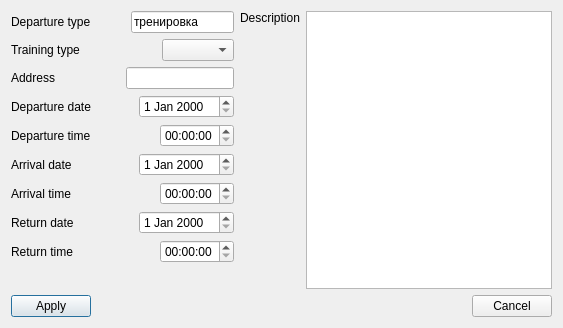
<?xml version="1.0" encoding="UTF-8"?>
<ui version="4.0">
 <class>TrainingForm</class>
 <widget class="QDialog" name="TrainingForm">
  <property name="geometry">
   <rect>
    <x>0</x>
    <y>0</y>
    <width>563</width>
    <height>328</height>
   </rect>
  </property>
  <property name="windowTitle">
   <string>Add training departure</string>
  </property>
  <layout class="QVBoxLayout" name="verticalLayout_3">
   <item>
    <layout class="QHBoxLayout" name="horizontalLayout_12">
     <item>
      <layout class="QVBoxLayout" name="verticalLayout">
       <item>
        <layout class="QHBoxLayout" name="horizontalLayout">
         <item>
          <widget class="QLabel" name="lbDepType">
           <property name="text">
            <string>Departure type</string>
           </property>
           <property name="buddy">
            <cstring>lineEditDepType</cstring>
           </property>
          </widget>
         </item>
         <item>
          <spacer name="horizontalSpacer">
           <property name="orientation">
            <enum>Qt::Horizontal</enum>
           </property>
           <property name="sizeHint" stdset="0">
            <size>
             <width>40</width>
             <height>20</height>
            </size>
           </property>
          </spacer>
         </item>
         <item>
          <widget class="QLineEdit" name="lineEditDepType">
           <property name="text">
            <string>тренировка</string>
           </property>
           <property name="readOnly">
            <bool>true</bool>
           </property>
          </widget>
         </item>
        </layout>
       </item>
       <item>
        <layout class="QHBoxLayout" name="horizontalLayout_2">
         <item>
          <widget class="QLabel" name="lbTrainingType">
           <property name="text">
            <string>Training type</string>
           </property>
           <property name="buddy">
            <cstring>comboBoxTrainingType</cstring>
           </property>
          </widget>
         </item>
         <item>
          <spacer name="horizontalSpacer_2">
           <property name="orientation">
            <enum>Qt::Horizontal</enum>
           </property>
           <property name="sizeHint" stdset="0">
            <size>
             <width>40</width>
             <height>20</height>
            </size>
           </property>
          </spacer>
         </item>
         <item>
          <widget class="QComboBox" name="comboBoxTrainingType"/>
         </item>
        </layout>
       </item>
       <item>
        <layout class="QHBoxLayout" name="horizontalLayout_3">
         <item>
          <widget class="QLabel" name="lbAdress">
           <property name="text">
            <string>Address</string>
           </property>
           <property name="buddy">
            <cstring>lineEditAddress</cstring>
           </property>
          </widget>
         </item>
         <item>
          <spacer name="horizontalSpacer_4">
           <property name="orientation">
            <enum>Qt::Horizontal</enum>
           </property>
           <property name="sizeHint" stdset="0">
            <size>
             <width>40</width>
             <height>20</height>
            </size>
           </property>
          </spacer>
         </item>
         <item>
          <widget class="QLineEdit" name="lineEditAddress"/>
         </item>
        </layout>
       </item>
       <item>
        <layout class="QHBoxLayout" name="horizontalLayout_4">
         <item>
          <widget class="QLabel" name="lbDepDate">
           <property name="text">
            <string>Departure date</string>
           </property>
           <property name="buddy">
            <cstring>dateEditDeparture</cstring>
           </property>
          </widget>
         </item>
         <item>
          <spacer name="horizontalSpacer_5">
           <property name="orientation">
            <enum>Qt::Horizontal</enum>
           </property>
           <property name="sizeHint" stdset="0">
            <size>
             <width>40</width>
             <height>20</height>
            </size>
           </property>
          </spacer>
         </item>
         <item>
          <widget class="QDateEdit" name="dateEditDeparture"/>
         </item>
        </layout>
       </item>
       <item>
        <layout class="QHBoxLayout" name="horizontalLayout_5">
         <item>
          <widget class="QLabel" name="lbDepTime">
           <property name="text">
            <string>Departure time</string>
           </property>
           <property name="buddy">
            <cstring>timeEditDeparture</cstring>
           </property>
          </widget>
         </item>
         <item>
          <spacer name="horizontalSpacer_6">
           <property name="orientation">
            <enum>Qt::Horizontal</enum>
           </property>
           <property name="sizeHint" stdset="0">
            <size>
             <width>40</width>
             <height>20</height>
            </size>
           </property>
          </spacer>
         </item>
         <item>
          <widget class="QTimeEdit" name="timeEditDeparture"/>
         </item>
        </layout>
       </item>
       <item>
        <layout class="QHBoxLayout" name="horizontalLayout_6">
         <item>
          <widget class="QLabel" name="lbArrivalDate">
           <property name="text">
            <string>Arrival date</string>
           </property>
           <property name="buddy">
            <cstring>dateEditArrival</cstring>
           </property>
          </widget>
         </item>
         <item>
          <spacer name="horizontalSpacer_7">
           <property name="orientation">
            <enum>Qt::Horizontal</enum>
           </property>
           <property name="sizeHint" stdset="0">
            <size>
             <width>40</width>
             <height>20</height>
            </size>
           </property>
          </spacer>
         </item>
         <item>
          <widget class="QDateEdit" name="dateEditArrival"/>
         </item>
        </layout>
       </item>
       <item>
        <layout class="QHBoxLayout" name="horizontalLayout_7">
         <item>
          <widget class="QLabel" name="lbArrivalTime">
           <property name="text">
            <string>Arrival time</string>
           </property>
           <property name="buddy">
            <cstring>timeEditArrival</cstring>
           </property>
          </widget>
         </item>
         <item>
          <spacer name="horizontalSpacer_3">
           <property name="orientation">
            <enum>Qt::Horizontal</enum>
           </property>
           <property name="sizeHint" stdset="0">
            <size>
             <width>40</width>
             <height>20</height>
            </size>
           </property>
          </spacer>
         </item>
         <item>
          <widget class="QTimeEdit" name="timeEditArrival"/>
         </item>
        </layout>
       </item>
       <item>
        <layout class="QHBoxLayout" name="horizontalLayout_8">
         <item>
          <widget class="QLabel" name="lbReturnDate">
           <property name="text">
            <string>Return date</string>
           </property>
           <property name="buddy">
            <cstring>dateEditReturn</cstring>
           </property>
          </widget>
         </item>
         <item>
          <spacer name="horizontalSpacer_8">
           <property name="orientation">
            <enum>Qt::Horizontal</enum>
           </property>
           <property name="sizeHint" stdset="0">
            <size>
             <width>40</width>
             <height>20</height>
            </size>
           </property>
          </spacer>
         </item>
         <item>
          <widget class="QDateEdit" name="dateEditReturn"/>
         </item>
        </layout>
       </item>
       <item>
        <layout class="QHBoxLayout" name="horizontalLayout_9">
         <item>
          <widget class="QLabel" name="lbReturnTime">
           <property name="text">
            <string>Return time</string>
           </property>
           <property name="buddy">
            <cstring>timeEditReturn</cstring>
           </property>
          </widget>
         </item>
         <item>
          <spacer name="horizontalSpacer_9">
           <property name="orientation">
            <enum>Qt::Horizontal</enum>
           </property>
           <property name="sizeHint" stdset="0">
            <size>
             <width>40</width>
             <height>20</height>
            </size>
           </property>
          </spacer>
         </item>
         <item>
          <widget class="QTimeEdit" name="timeEditReturn"/>
         </item>
        </layout>
       </item>
       <item>
        <spacer name="verticalSpacer">
         <property name="orientation">
          <enum>Qt::Vertical</enum>
         </property>
         <property name="sizeHint" stdset="0">
          <size>
           <width>20</width>
           <height>40</height>
          </size>
         </property>
        </spacer>
       </item>
      </layout>
     </item>
     <item>
      <layout class="QHBoxLayout" name="horizontalLayout_10">
       <item>
        <layout class="QVBoxLayout" name="verticalLayout_2">
         <item>
          <widget class="QLabel" name="lbDescription">
           <property name="text">
            <string>Description</string>
           </property>
           <property name="buddy">
            <cstring>plainTextEditDescription</cstring>
           </property>
          </widget>
         </item>
         <item>
          <spacer name="verticalSpacer_2">
           <property name="orientation">
            <enum>Qt::Vertical</enum>
           </property>
           <property name="sizeHint" stdset="0">
            <size>
             <width>20</width>
             <height>40</height>
            </size>
           </property>
          </spacer>
         </item>
        </layout>
       </item>
       <item>
        <widget class="QPlainTextEdit" name="plainTextEditDescription"/>
       </item>
      </layout>
     </item>
    </layout>
   </item>
   <item>
    <layout class="QHBoxLayout" name="horizontalLayout_11">
     <item>
      <widget class="QPushButton" name="pbApply">
       <property name="text">
        <string>Apply</string>
       </property>
      </widget>
     </item>
     <item>
      <spacer name="horizontalSpacer_10">
       <property name="orientation">
        <enum>Qt::Horizontal</enum>
       </property>
       <property name="sizeHint" stdset="0">
        <size>
         <width>40</width>
         <height>20</height>
        </size>
       </property>
      </spacer>
     </item>
     <item>
      <widget class="QPushButton" name="pbCansel">
       <property name="text">
        <string>Cancel</string>
       </property>
      </widget>
     </item>
    </layout>
   </item>
  </layout>
 </widget>
 <resources/>
 <connections>
  <connection>
   <sender>pbCansel</sender>
   <signal>clicked()</signal>
   <receiver>TrainingForm</receiver>
   <slot>close()</slot>
   <hints>
    <hint type="sourcelabel">
     <x>512</x>
     <y>306</y>
    </hint>
    <hint type="destinationlabel">
     <x>281</x>
     <y>163</y>
    </hint>
   </hints>
  </connection>
  <connection>
   <sender>dateEditDeparture</sender>
   <signal>dateChanged(QDate)</signal>
   <receiver>dateEditArrival</receiver>
   <slot>setDate(QDate)</slot>
   <hints>
    <hint type="sourcelabel">
     <x>192</x>
     <y>113</y>
    </hint>
    <hint type="destinationlabel">
     <x>192</x>
     <y>175</y>
    </hint>
   </hints>
  </connection>
  <connection>
   <sender>dateEditArrival</sender>
   <signal>dateChanged(QDate)</signal>
   <receiver>dateEditReturn</receiver>
   <slot>setDate(QDate)</slot>
   <hints>
    <hint type="sourcelabel">
     <x>192</x>
     <y>175</y>
    </hint>
    <hint type="destinationlabel">
     <x>192</x>
     <y>237</y>
    </hint>
   </hints>
  </connection>
  <connection>
   <sender>timeEditDeparture</sender>
   <signal>timeChanged(QTime)</signal>
   <receiver>timeEditArrival</receiver>
   <slot>setTime(QTime)</slot>
   <hints>
    <hint type="sourcelabel">
     <x>202</x>
     <y>144</y>
    </hint>
    <hint type="destinationlabel">
     <x>202</x>
     <y>206</y>
    </hint>
   </hints>
  </connection>
  <connection>
   <sender>timeEditArrival</sender>
   <signal>timeChanged(QTime)</signal>
   <receiver>timeEditReturn</receiver>
   <slot>setTime(QTime)</slot>
   <hints>
    <hint type="sourcelabel">
     <x>202</x>
     <y>206</y>
    </hint>
    <hint type="destinationlabel">
     <x>202</x>
     <y>268</y>
    </hint>
   </hints>
  </connection>
 </connections>
</ui>
